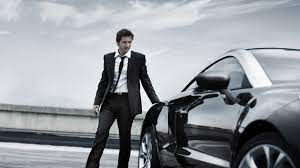
#> input picture Object Detection for beginner/resources/man_and_car.jpg, 300 x 168 px
$ jupyter execute --allow-errors 'Object Detection Tutorial.ipynb'   (text cells are left out)
#> lines starting #> are read from the running program, lines starting #| are printed output that depends on the picture; pictures that were not available may be replaced by others from this repository, and a replacement may not be noted
[cell 1]
import cv2

[cell 2]
import matplotlib.pyplot as plt

[cell 3]
config_file = 'ssd_mobilenet_v3_large_coco_2020_01_14.pbtxt'
frozen_model = 'frozen_inference_graph.pb'

#> (a cell that did not finish here is left out)

[cell 5]
classLabels = []
file_name = 'Labels.txt'
with open(file_name,'rt') as fpt:
#> (reads Object Detection for beginner/Labels.txt from the repository)
    classLabels = fpt.read().rstrip('\n').split('\n')

fpt.close()

#> (a cell that did not finish here is left out)

[cell 7]
img = cv2.imread('resources/man_and_car.jpg')
#> img is the input picture: shape (168, 300, 3); mean B, G, R 156.4, 151.1, 147.4
img = cv2.resize(img, (1920,1080))
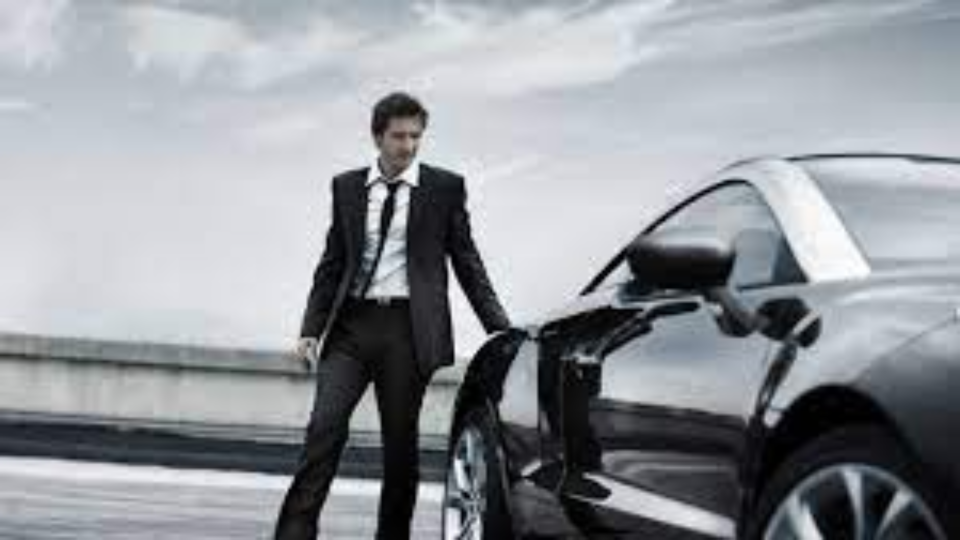
#> img: shape (1080, 1920, 3) (shown at 1/2 size); mean B, G, R 156.3, 151, 147.3
plt.imshow(cv2.cvtColor(img, cv2.COLOR_BGR2RGB))
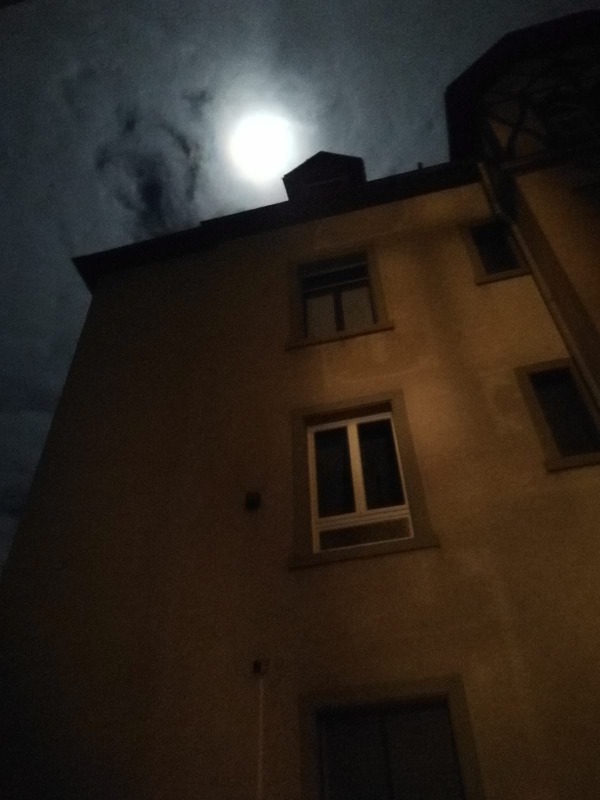
#> input picture OpenCV_Tutorial/resources/house.jpg, 1200 x 1600 px, given in place of street.mp4, which was not available (shown at 1/2 size)
#> further down, img is the input picture: shape (1600, 1200, 3); mean B, G, R 29.5, 37.3, 45.7
#> `img = cv2.resize(img, (1024,768))`:
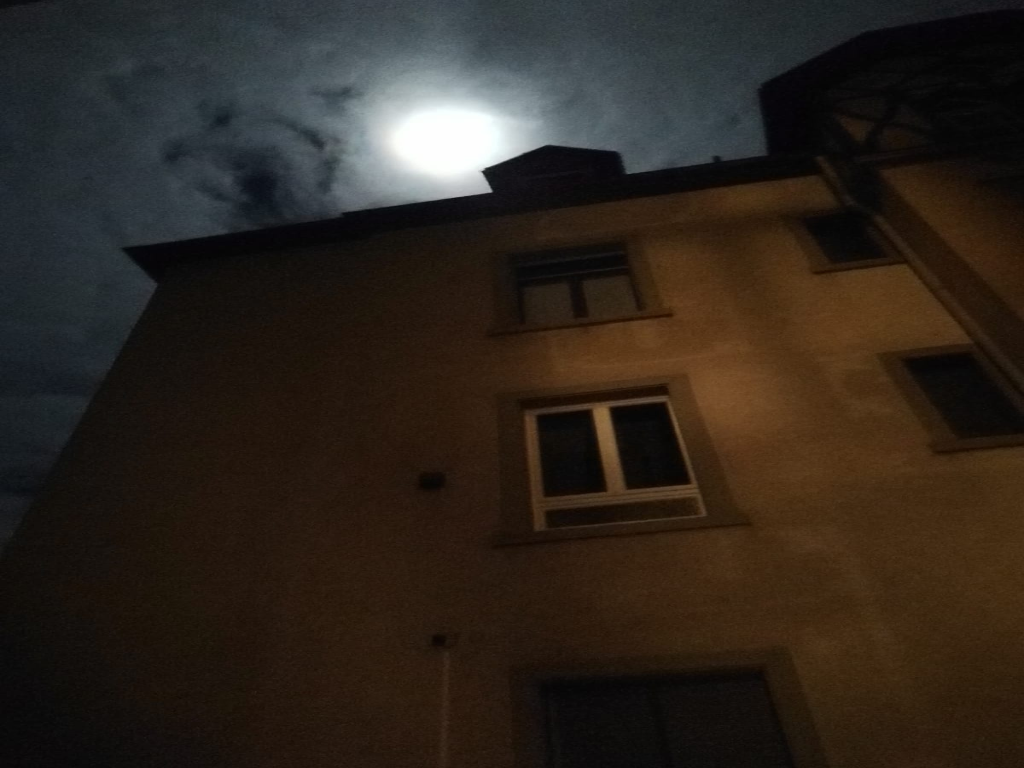
#> img: shape (768, 1024, 3); mean B, G, R 29.4, 37.2, 45.6

#> (a cell that did not finish here is left out)

#> (a cell that did not finish here is left out)

#> (a cell that did not finish here is left out)

[cell 11]
# we need to flatten the list so that we can loop it
fontScale = 3
fontFace = cv2.FONT_HERSHEY_PLAIN

#> (the rest of this cell did not finish here and is left out)

[cell 12]
cap = cv2.VideoCapture('resources/street.mp4')
if not cap.isOpened():
    raise IOError("Cannot open the video")


fontScale = 3
fontFace = cv2.FONT_HERSHEY_PLAIN

#> (the rest of this cell did not finish here and is left out)
